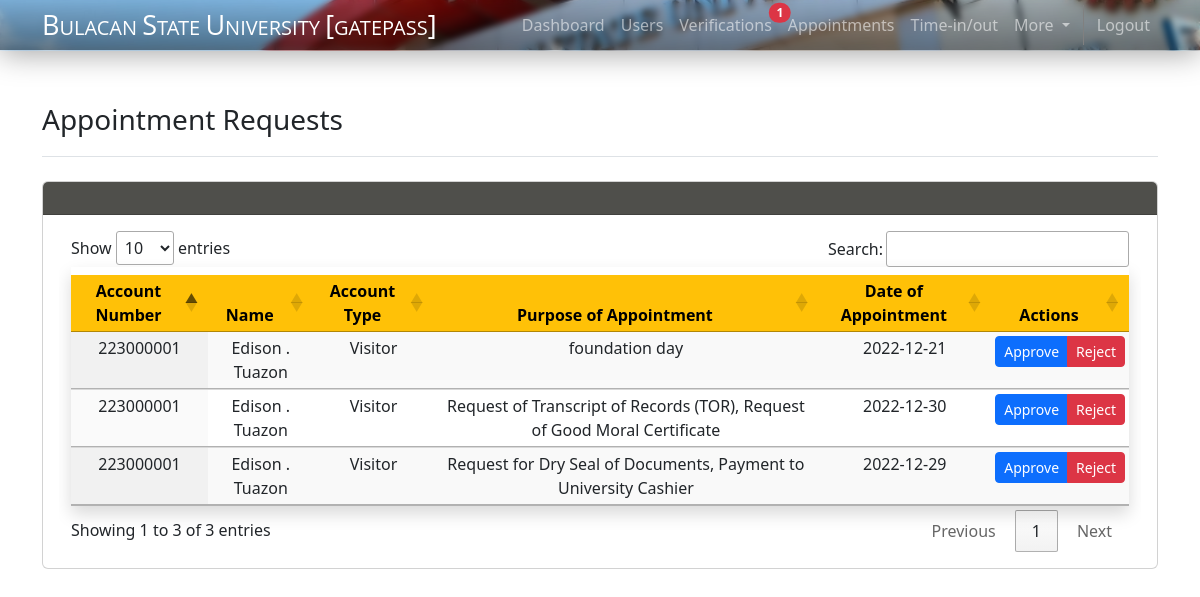
The app's page /superadmin/appointment.php (signed in), older data.
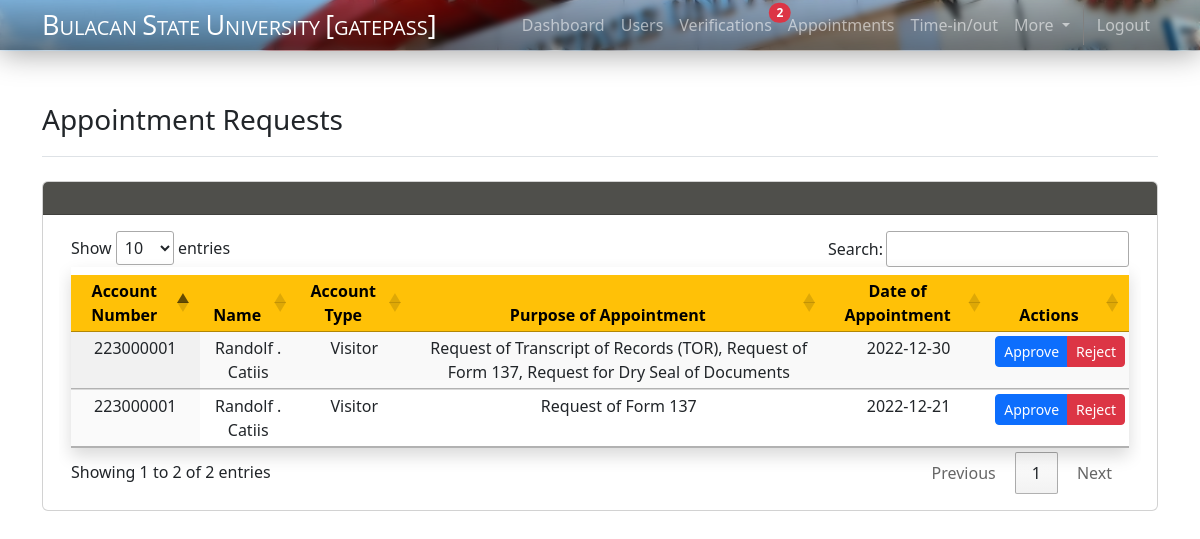
The same page, newer data.
### tables this page shows
CREATE TABLE `appointment` (
  `id` int(100) NOT NULL,
  `req_id` int(100) NOT NULL,
  `acc_no` int(30) DEFAULT NULL,
  `name` varchar(100) DEFAULT NULL,
  `type` varchar(30) DEFAULT NULL,
  `college` varchar(100) DEFAULT NULL,
  `reason` text DEFAULT NULL,
  `status` varchar(30) DEFAULT NULL,
  `date` date DEFAULT NULL,
  `qr_status` varchar(30) DEFAULT NULL,
  `qr` mediumblob DEFAULT NULL
);

### superadmin/appointment.php (the view, shortened to what the changed rows need)
<!DOCTYPE html>
<html lang="en">
<head>
    <link href="https://cdn.jsdelivr.net/npm/bootstrap@5.2.2/dist/css/bootstrap.min.css" rel="stylesheet">
    <link rel="stylesheet" href="../css/navbar.css">
    <link rel="stylesheet" href="https://cdn.datatables.net/1.12.1/css/jquery.dataTables.min.css">
</head>
<body>
    <?php require_once '../includes/navbar-sadmin.php'; ?>
    <div class="container" style="padding-bottom:20px;">
            <div class="card">
                <div class="card-body">
                    <div class="container table-responsive" >
                        <table class="table pt-2 shadow table-striped table-hover display compact" id="appointmentRequestTable">
                            <thead>
                                <tr class="text-bg-warning"style="background-color: #4F4F4B; color:white;">
                                    <th class="text-center">Account Number</th>
                                    <th class="text-center">Name</th>
                                    <th class="text-center">Account Type</th>
                                    <th class="text-center">Purpose of Appointment</th>
                                    <th class="text-center">Date of Appointment</th>
                                    <th class="text-center">Actions</th>
                                </tr>
                            </thead>
                            <tbody class="text-center">
                                <?php
                                require_once "../function/connect.php";
                                $select = "SELECT * FROM appointment WHERE status = 'pending'";
                                $result = mysqli_query($connect, $select);
                                while ($row = mysqli_fetch_assoc($result)) {
                                    $reqid = $row['req_id'];
                                    echo ("
                                                <tr>
                                                    <td>" . $row["acc_no"] . "</td>
                                                    <td class='text-capitalize'>" . $row["name"] . "</td>
                                                    <td class='text-capitalize'>" . $row["type"] . "</td>
                                                    <td>" . $row["reason"] . "</td>
                                                    <td>" . $row["date"] . "</td>
                                                    <td>
                                                    <div class='btn-group' role='group'>
                                                        <button type='button' class='btn btn-primary statusBtn btn-sm' data-status='approve' data-accno='" . $row['acc_no'] . "' data-reqid='" . $reqid . "'>Approve</button>
                                                        <button type='button' class='btn btn-danger statusBtn btn-sm' data-status='reject' data-accno='" . $row['acc_no'] . "' data-reqid='" . $reqid . "'>Reject</button>
                                                    </div>
                                                    </td>
                                                </tr>");
                                }
                                ?>
                            </tbody>
                        </table>
                    </div>
                </div>
            </div>
        </div>
</body>
</html>

### includes/navbar-sadmin.php (shortened to what the changed rows need)
<?php
include '../function/connect.php';
$s = "SELECT * FROM user_account WHERE verification = 'pending'";
$r = mysqli_query($connect, $s);
$c =  mysqli_num_rows($r);
?>
<nav class="navbar navbar-expand-lg sticky-top navbar-dark" style=" height: 50px">
    <div class="glass-effect w-100">
        <div class="container d-flex justify-content-between">
            <div class="collapse navbar-collapse justify-content-end" id="navbarNavAltMarkup">
                <div class="navbar-nav">
                    <a class="nav-link position-relative" href="verification.php" id="tl2">Verifications<?php
                    if(!isset($_SESSION["notif1"])){
                        if($c != 0){
                                echo '<span class="position-absolute top-25 start-100 translate-middle badge rounded-pill bg-danger">
                                '.$c.'</span>';
                            }
                    }?></a>
                </div>
            </div>
        </div>
    </div>
</nav>

Row changes from the older to the newer data that the page shows:
removed appointment: acc_no "223000001", name "Edison . Tuazon", type "Visitor", reason "foundation day", date "2022-12-21"
removed appointment: acc_no "223000001", name "Edison . Tuazon", type "Visitor", reason "Request of Transcript of Records (TOR), Request of Good Moral Certificate", date "2022-12-30"
removed appointment: acc_no "223000001", name "Edison . Tuazon", type "Visitor", reason "Request for Dry Seal of Documents, Payment to University Cashier", date "2022-12-29"
now on this page (row edited): appointment: acc_no "223000001", name "Randolf . Catiis", type "Visitor", reason "Request of Transcript of Records (TOR), Request of Form 137, Request for Dry Seal of Documents", date "2022-12-30"
now on this page (row edited): appointment: acc_no "223000001", name "Randolf . Catiis", type "Visitor", reason "Request of Form 137", date "2022-12-21"
Text that changed along with them:
$c: "1" → "2"
text written by a page script: "Show entries Search: Showing 1 to 3 of 3 entries Previous 1 Next" → "Show entries Search: Showing 1 to 2 of 2 entries Previous 1 Next"
